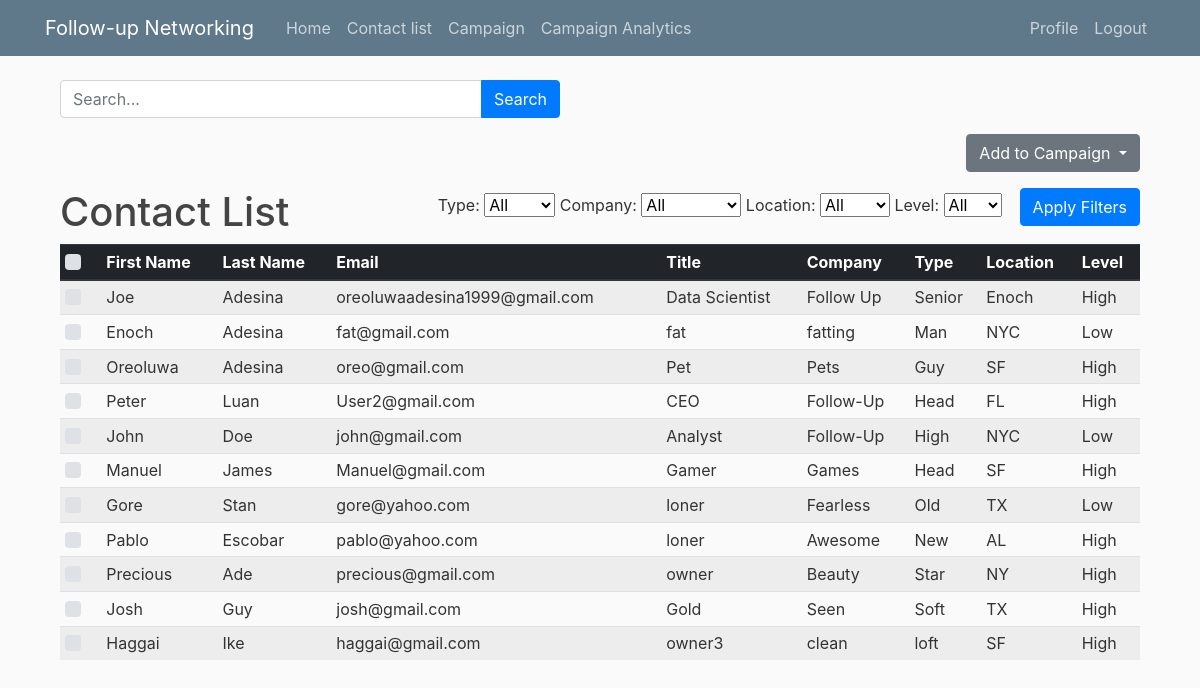
The page /contact-list/ (signed in) on the database as committed earlier.
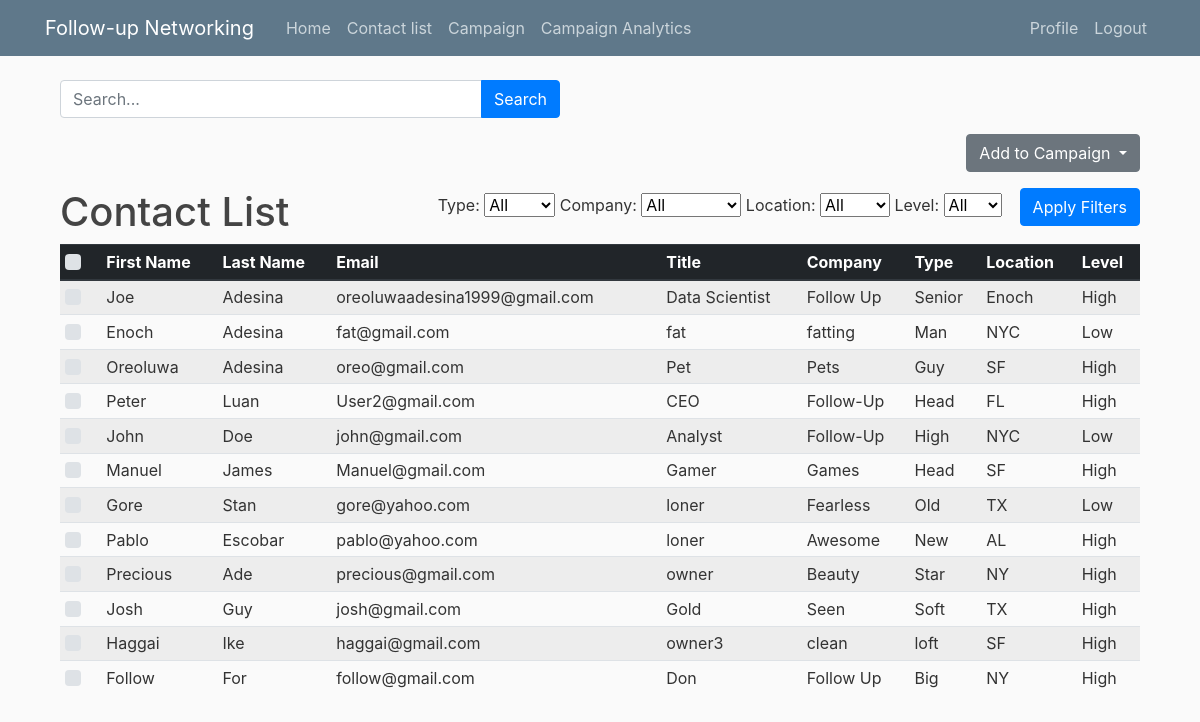
The same page on the database as committed later.
### contacts/models.py (models this page shows, shortened)
class Contact(models.Model):
    first_name = models.CharField(max_length=50, default='None', db_index=True)
    last_name = models.CharField(max_length=50, default='None', db_index=True)
    email = models.EmailField()
    title = models.CharField(max_length=100, default='No Title', db_index=True)
    company = models.CharField(max_length=100, default='No Company', db_index=True)
    type = models.CharField(max_length=100, default='None', db_index=True)
    location = models.CharField(max_length=100, db_index=True)
    level = models.CharField(max_length=100, default='None', db_index=True)
    class Meta:
        verbose_name = "Contact"

### contacts/views.py (the view, shortened to what this page needs)
# urls.py: path('contact-list/', views.contact_list, name='contact-list'),
@login_required
def contact_list(request):
    user_campaigns = Campaign.objects.filter(user=request.user)
    campaign_names = list(user_campaigns.values_list('name', flat=True))
    distinct_types = Contact.objects.order_by('type').values_list('type', flat=True).distinct()
    distinct_companies = Contact.objects.order_by('company').values_list('company', flat=True).distinct()
    distinct_locations = Contact.objects.order_by('location').values_list('location', flat=True).distinct()
    distinct_levels = Contact.objects.order_by('level').values_list('level', flat=True).distinct()
    contacts = Contact.objects.all()
    query = request.GET.get('q')
    type_filter = request.GET.get('typeFilter')
    company_filter = request.GET.get('companyFilter')
    location_filter = request.GET.get('locationFilter')
    level_filter = request.GET.get('levelFilter')
    filter_conditions = Q()
    if type_filter:
        filter_conditions &= Q(type__icontains=type_filter)
    if company_filter:
        filter_conditions &= Q(company__icontains=company_filter)
    if location_filter:
        filter_conditions &= Q(location__icontains=location_filter)
    if level_filter:
        filter_conditions &= Q(level__icontains=level_filter)
    contacts = contacts.filter(filter_conditions)
    return render(request, 'contact_list.html', {
        'contacts': contacts,
        'distinct_types': distinct_types,
        'distinct_companies': distinct_companies,
        'distinct_locations': distinct_locations,
        'distinct_levels': distinct_levels,
        'campaign_names': campaign_names,
        'query': query,  # Pass the query to the template for display
    })

### contacts/templates/contact_list.html (shortened to what this page needs)
{% extends 'base.html' %}
{% block content %}
<div class="container mt-4">
    <form class="form-inline" method="get" action="{% url 'contact-list' %}">
        <div class="input-group" style="width: 500px;">
            <input type="text" class="form-control" name="q" id="q" placeholder="Search...">
            <div class="input-group-append">
                <button type="submit" class="btn btn-primary">Search</button>
            </div>
        </div>
    </form>
    <form id="contactListForm" method="post" action="{% url 'contact-list' %}">
        <div class="d-flex justify-content-end mt-3 mb-3">
            <div class="ml-2">
                <div class="dropdown">
                    <button class="btn btn-secondary dropdown-toggle" type="button" id="addCampaignDropdown" data-toggle="dropdown" aria-haspopup="true" aria-expanded="false">
                        Add to Campaign
                    </button>
                </div>
            </div>
        </div>
        <div class="filter-menu float-right">
            <label for="typeFilter">Type:</label>
            <select id="typeFilter">
                <option value="">All</option>
            </select>
            <label for="companyFilter">Company:</label>
            <select id="companyFilter">
                <option value="">All</option>
            </select>
            <label for="locationFilter">Location:</label>
            <select id="locationFilter">
                <option value="">All</option>
            </select>
            <label for="levelFilter">Level:</label>
            <select id="levelFilter">
                <option value="">All</option>
            </select>
            <button id="applyFilterButton" class="btn btn-primary">Apply Filters</button>
        </div>
        <h1>Contact List</h1>
        <table class="table table-striped table-sm">
            <thead class="thead-dark">
                <tr>
                    <th scope="col">
                        <div class="text-center">
                            <div class="custom-control custom-checkbox">
                            </div>
                        </div>
                    </th>
                    <th scope="col">First Name</th>
                    <th scope="col">Last Name</th>
                    <th scope="col">Email</th>
                    <th scope="col">Title</th>
                    <th scope="col">Company</th>
                    <th scope="col">Type</th>
                    <th scope="col">Location</th>
                    <th scope="col">Level</th>
                </tr>
            </thead>
            <tbody id="contactTableBody">
                {% for contact in contacts %}
                <tr class="contact-row" data-id="{{ contact.id }}">
                    <td>
                        <div class="text-center">
                            <div class="custom-control custom-checkbox">
                            </div>
                        </div>
                    </td>
                    <td>{{ contact.first_name }}</td>
                    <td>{{ contact.last_name }}</td>
                    <td>{{ contact.email }}</td>
                    <td>{{ contact.title }}</td>
                    <td>{{ contact.company }}</td>
                    <td>{{ contact.type }}</td>
                    <td>{{ contact.location }}</td>
                    <td>{{ contact.level }}</td>
                </tr>
                {% endfor %}
            </tbody>
        </table>
    </form>
</div>
{% endblock %}

Rows that differ between the two databases and show on the page:
added Contact: first_name "Follow", last_name "For", email "follow@gmail.com", title "Don", company "Follow Up", type "Big", location "NY", level "High"
